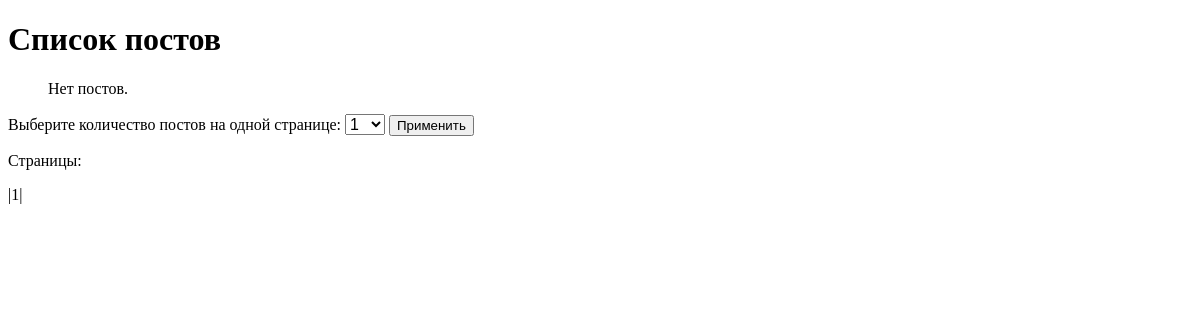
Before: / with the older database file.
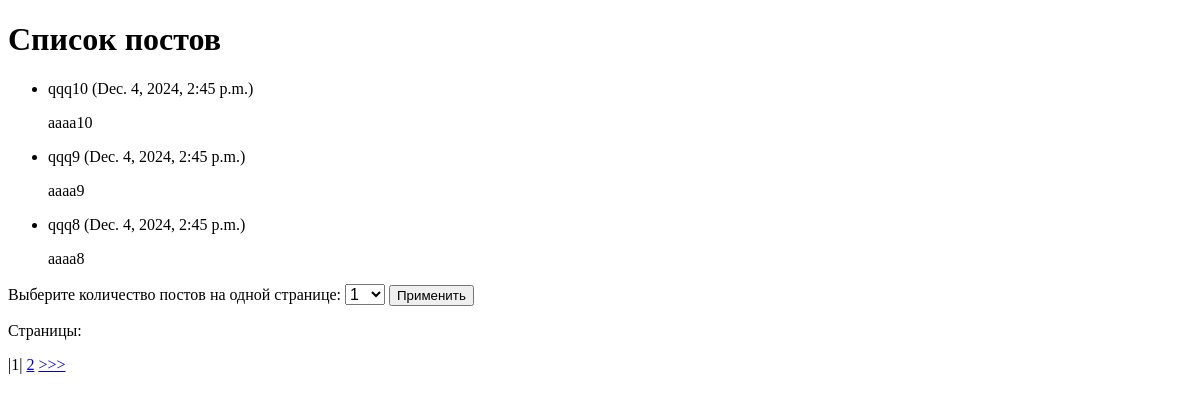
After: the same page with the newer database file.
### example2/models.py (models this page shows, shortened)
class NewNews(models.Model):
    title = models.CharField(max_length=255, verbose_name='Заголовок')
    content = models.TextField(verbose_name='Содержание')
    created_at = models.DateTimeField(auto_now_add=True, verbose_name='Дата создания')

### example2/views.py (the view)
# urls.py: path('', newnews_list),
def newnews_list(request):
    global per_page
    posts = NewNews.objects.all().order_by('-created_at') # и отсортируем по дате
    if request.method == 'POST':
        per_page = request.POST.get('page_len')
    paginator = Paginator(posts, per_page)  # per_page постов на странице
    page_number = request.GET.get('page')
    page_obj = paginator.get_page(page_number)
    return render(request, 'newnews.html', {'page_obj': page_obj})

### templates/newnews.html
{% extends 'main.html' %}
{% block content %}
        <h1>Список постов</h1>
        <ul>
        {% for post in page_obj %}
            <li>
                {{ post.title }} ({{ post.created_at }})
                <p>{{ post.content }}</p>
            </li>
        {% empty %}
            <p>Нет постов.</p>
        {% endfor %}
        </ul>
{% endblock %}
{% block postinpage %}
    {{ block.super }}
{% endblock %}
{% block gotopage %}
    {{ block.super }}
{% endblock %}

### templates/main.html (shortened to what this page needs)
<!DOCTYPE html>
<html lang="en">
<head>
</head>
<body>
    {% block content %}
    {% endblock %}
    {% block postinpage %}
    <form method="POST">
        <label for="select_page_len">Выберите количество постов на одной странице:</label>
        <select name="page_len" id="select_page_len" style="font-size: inherit;">
            <option>1</option>
        </select>
        <button type="submit" >Применить</button>
    </form>
    {% endblock %}
    {% block gotopage %}
        <div class="pagination">
        <p>Страницы:</p>
            |{{ page_obj.number }}|{{ paginator.num_pages }}
            {% if page_obj.has_next %}
                <a href="?page={{ page_obj.next_page_number }}">{{ page_obj.next_page_number }}</a>
                <a href="?page={{ page_obj.next_page_number }}">>>></a>
            {% endif %}
    </div>
    {% endblock %}
</body>
</html>

Changed rows visible on the page:
added NewNews: title "qqq10", created_at "Dec. 4, 2024, 2:45 p.m.", content "aaaa10"
added NewNews: title "qqq9", created_at "Dec. 4, 2024, 2:45 p.m.", content "aaaa9"
added NewNews: title "qqq8", created_at "Dec. 4, 2024, 2:45 p.m.", content "aaaa8"
Other visible differences:
{{ page_obj.next_page_number }}: (not shown) → "2"
text no longer shown: "Нет постов."
